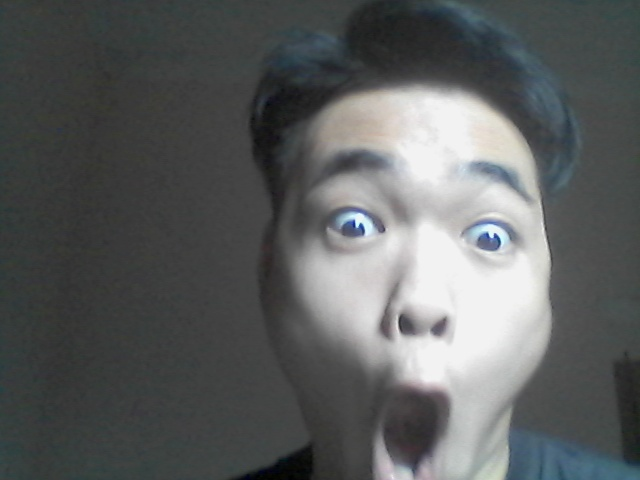
#> input picture dataset/DuongNV/DuongNV2023-10-29-13-47-3168.jpg, 640 x 480 px; its folder holds only this picture in this run
$ python -i web_flask.py   (imports and definitions only)
#> lines starting #> are read from the running program, lines starting #| are printed output that depends on the picture
### load_save_model.py
import pickle
import os
def save_model(model, filename, path = ""):
    with open(os.path.join(path, filename), 'wb') as out_name:
        pickle.dump(model, out_name, pickle.HIGHEST_PROTOCOL)
def read_model(filename, path=""):
    with open(os.path.join(path, filename), 'rb') as in_name:
        model = pickle.load(in_name)
        return model

### web_flask.py
from flask import Flask, render_template, Response, request
import cv2
from load_save_model import read_model
from numpy import load
import os
import csv
from datetime import datetime
# [1 line not run here, left out]

capture = 0
switch = 1

# [4 lines not run here, left out]

img_white_path = os.path.join("static", "image_white")
# [1 line that did not run here, left out]
face_cascade = cv2.CascadeClassifier('haarcascades/haarcascade_frontalface_default.xml')
# [1 line not run here, left out]
# [1 line that did not run here, left out]
# [2 lines not run here, left out]
# [4 lines that did not run here, left out]


def predict_image(img_path):
    try:
        img = cv2.imread(img_path)
#> img is the input picture: shape (480, 640, 3); mean B, G, R 94.8, 94.7, 92.1
        img_gray = cv2.cvtColor(img, cv2.COLOR_BGR2GRAY)
        faces = face_cascade.detectMultiScale(img_gray, 1.3, 5)
#> faces = [[255, 85, 332, 332]]
        for (x, y, w, h) in faces:
            face_img = img_gray[y:y + h, x:x + w]
            face_img = cv2.resize(face_img, (100, 100))
            idx = model.predict([face_img])[0]
#> this loop made 1 pass
#> pass 1, in predict_image, `face_img = img_gray[y:y + h, x:x + w]`:
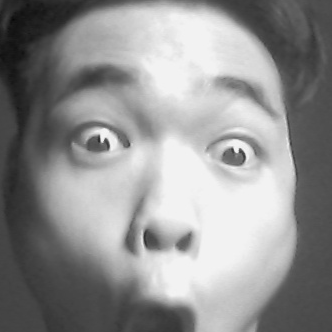
#> face_img: shape (332, 332); min 7, max 245, mean 144.9
        return labels[idx][0]
    except Exception as e:
        pass


# [32 lines left out: functions get_infor_user, read_from_webcam, not called in this run]

# [3 lines that did not run here, left out]
# [26 lines that did not run here, left out]

# [4 lines not run here, left out]

>>> result = predict_image('dataset/DuongNV/DuongNV2023-10-29-13-47-3168.jpg')
